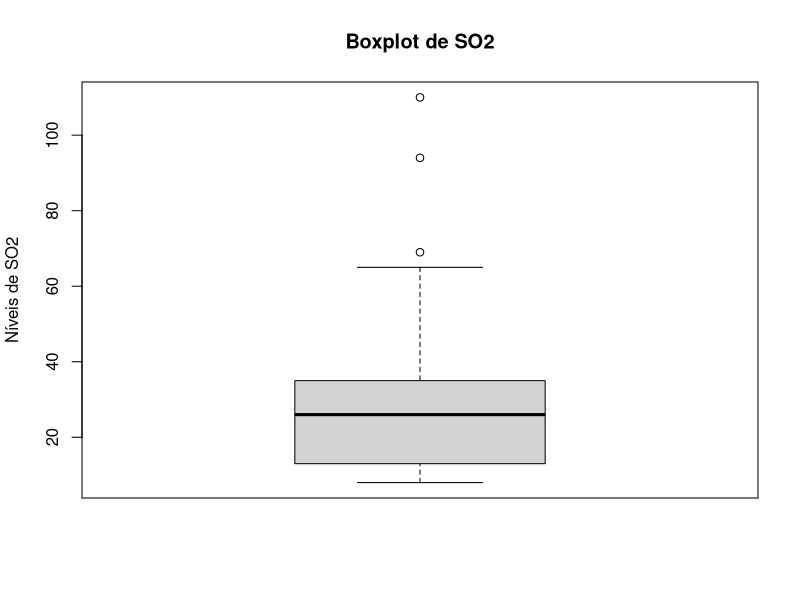
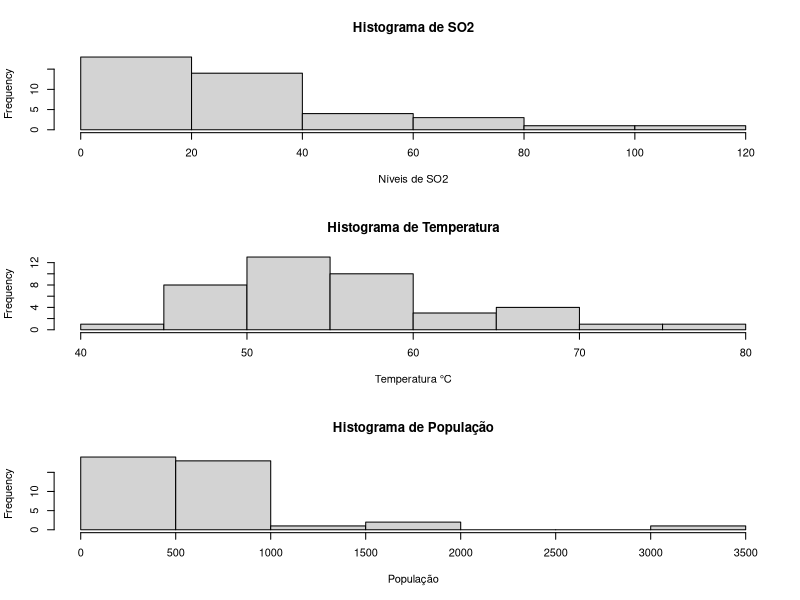
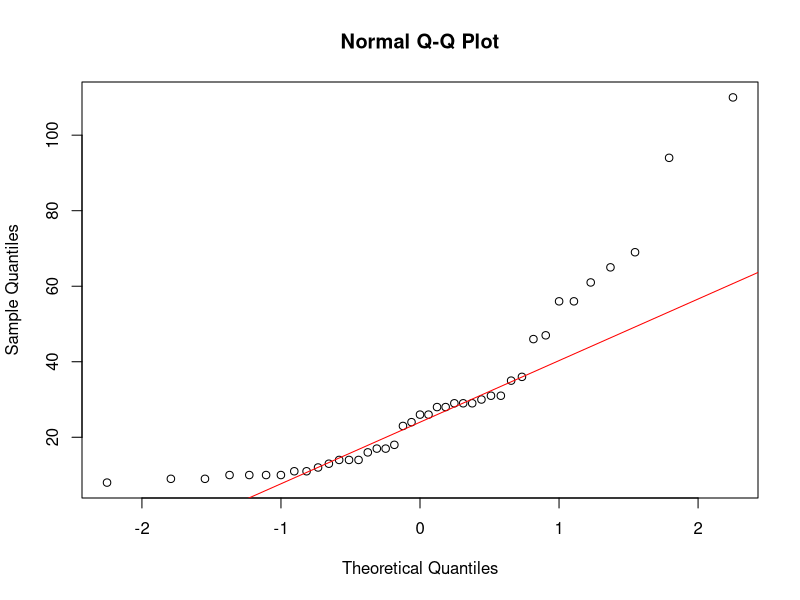
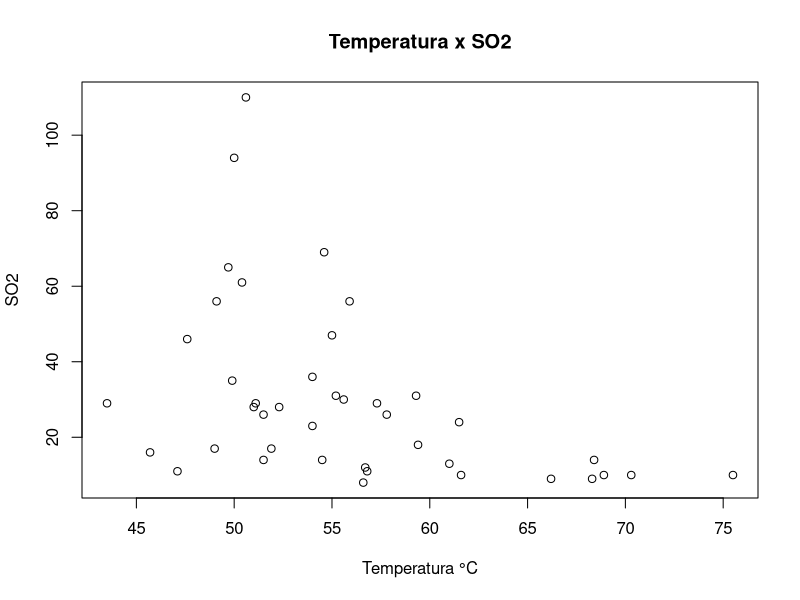

Generate these figures, in order, with R:
setwd("I:/mestrado/statistic-data-analysis")

# Carregando os dados
usair <- read.csv(file="src/usair.csv",head=TRUE,sep=",")

# Resumo das medidas descritivas para as variáveis selecionadas
summary(usair[c("SO2", "temp", "popn")])

# Definir uma função para realizar o teste de Shapiro-Wilk e interpretar os resultados
testar_normalidade <- function(data, variable_name) {
  test_result <- shapiro.test(data)
  cat("\nTeste de Shapiro-Wilk para", variable_name, ":\n")
  print(test_result)
  if (test_result$p.value < 0.05) {
    cat("Resultado:", variable_name, "não segue uma distribuição normal (p < 0.05)\n")
  } else {
    cat("Resultado:", variable_name, "pode seguir uma distribuição normal (p >= 0.05)\n")
  }
}

boxplot(
    usair$SO2, 
    main="Boxplot de SO2", 
    ylab="Níveis de SO2"
)

# Plotando histogramas
par(mfrow = c(3, 1))
hist(
    usair$SO2, 
    main = "Histograma de SO2", 
    xlab = "Níveis de SO2"
)
hist(
    usair$temp, 
    main = "Histograma de Temperatura", 
    xlab = "Temperatura °C"
)
hist(
    usair$popn, 
    main = "Histograma de População", 
    xlab = "População"
)

# Teste de Shapiro-Wilk para SO2
# Aplicar a função para cada variável
testar_normalidade(usair$SO2, "SO2")
testar_normalidade(usair$temp, "Temperatura")
testar_normalidade(usair$popn, "População")

# Q-Q plot para SO2
par(mfrow = c(1, 1))
qqnorm(usair$SO2)
qqline(usair$SO2, col = "red")

# Plotando gráfico de dispersão
plot(
    usair$temp, 
    usair$SO2, 
    main = "Temperatura x SO2", 
    xlab = "Temperatura °C", 
    ylab = "SO2"
)

# Cálculo do Intervalo de Confiança para a média de SO2
n <- length(usair$SO2)
mean_so2 <- mean(usair$SO2)
sd_so2 <- sd(usair$SO2)
error_margin <- qt(0.975, df=n-1) * sd_so2 / sqrt(n)
ci_lower <- mean_so2 - error_margin
ci_upper <- mean_so2 + error_margin

summary(usair[c("SO2", "temp", "popn")])

c("Média SO2:", mean_so2, "Margem de Erro:", error_margin)
cat("Intervalo de Confiança para a média de SO2:", ci_lower, ci_upper)
